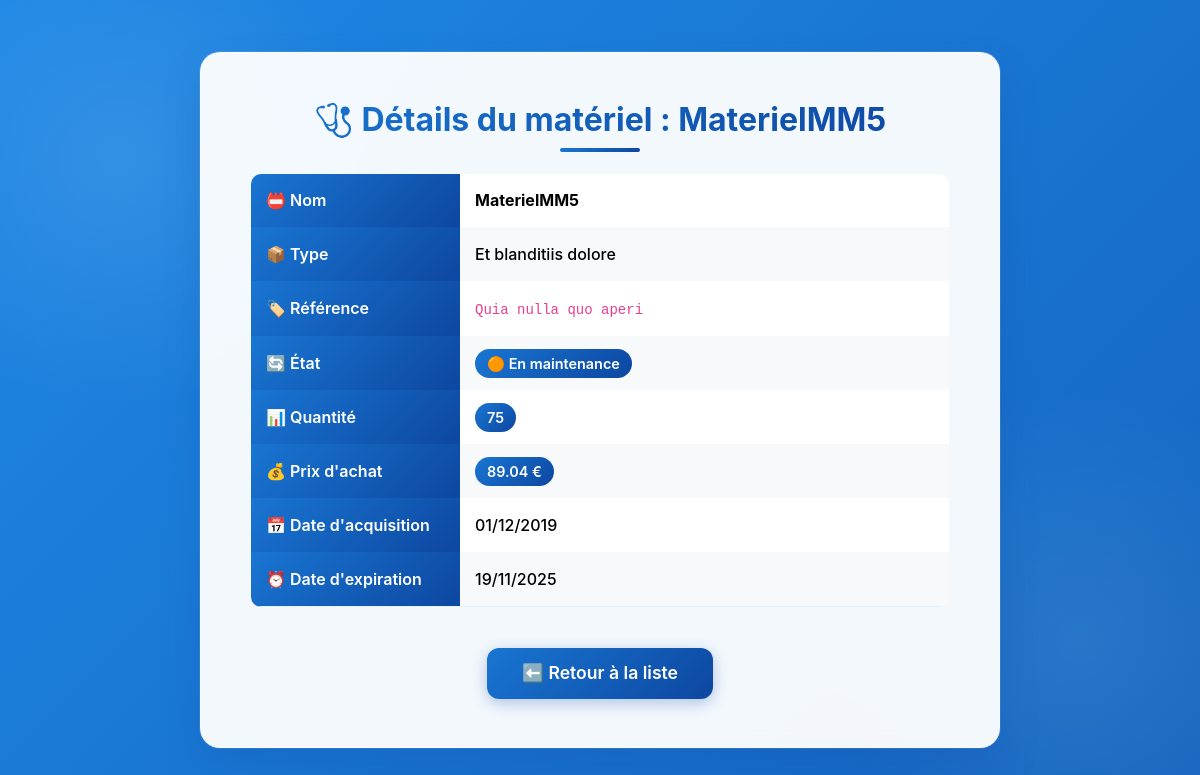
The app's page /detail/14/ with its own data.
### MaterialsApp/models.py (models this page shows, shortened)
class MaterielMedical(models.Model):
    IdMaterial = models.AutoField(primary_key=True)
    Nom = models.CharField(max_length=100)
    Type = models.CharField(max_length=50)
    Reference = models.CharField(max_length=50)
    Etat = models.CharField(
        max_length=20,
        choices=EtatMateriel.choices,
        default=EtatMateriel.EN_SERVICE
    )
    Quantite = models.PositiveIntegerField()
    PrixAchat = models.DecimalField(max_digits=10, decimal_places=2)
    DateAcquisition = models.DateField()
    DateExpiration = models.DateField()

### MaterialsApp/views.py (the view)
# urls.py: path('detail/<int:pk>/', views.materiel_detail, name='materiel_detail'),
def materiel_detail(request, pk):
    materiel = get_object_or_404(MaterielMedical, IdMaterial=pk)
    return render(request, 'materiel/detail_materiel.html', {'materiel': materiel})

### templates/materiel/detail_materiel.html (shortened to what this page needs)
{% load static %}
<!DOCTYPE html>
<html lang="fr">
<head>
    <link rel="stylesheet" href="{% static 'css/bootstrap.min.css' %}">
    <link rel="stylesheet" href="{% static 'css/themify-icons.css' %}">
</head>
<body>
<div class="detail-section d-flex align-items-center justify-content-center min-vh-100">
    <div class="card p-5 detail-card">
        <h3 class="text-center detail-title">
            🩺 Détails du matériel : {{ materiel.Nom }}
        </h3>
        <table class="table table-striped table-hover detail-table">
            <tbody>
                <tr>
                    <th>📛 Nom</th>
                    <td><strong class="text-black">{{ materiel.Nom }}</strong></td>
                </tr>
                <tr>
                    <th>📦 Type</th>
                    <td class="text-black">{{ materiel.Type }}</td>
                </tr>
                <tr>
                    <th>🏷️ Référence</th>
                    <td class="text-black"><code>{{ materiel.Reference }}</code></td>
                </tr>
                <tr>
                    <th>🔄 État</th>
                    <td>
                        <span class="etat-badge">
                            {% if materiel.Etat == 'EN_SERVICE' %}🟢 En service
                            {% elif materiel.Etat == 'EN_MAINTENANCE' %}🟠 En maintenance
                            {% elif materiel.Etat == 'HORS_SERVICE' %}🔴 Hors service
                            {% elif materiel.Etat == 'EN_PRET' %}🔵 En prêt
                            {% endif %}
                        </span>
                    </td>
                </tr>
                <tr>
                    <th>📊 Quantité</th>
                    <td><span class="quantite-badge">{{ materiel.Quantite }}</span></td>
                </tr>
                <tr>
                    <th>💰 Prix d'achat</th>
                    <td><span class="prix-badge">{{ materiel.PrixAchat }} €</span></td>
                </tr>
                <tr>
                    <th>📅 Date d'acquisition</th>
                    <td class="text-black">{{ materiel.DateAcquisition|date:"d/m/Y" }}</td>
                </tr>
                <tr>
                    <th>⏰ Date d'expiration</th>
                    <td>
                        <span class="{% if materiel.DateExpiration < today %}text-danger{% else %}text-black{% endif %}">
                            {{ materiel.DateExpiration|date:"d/m/Y" }}
                        </span>
                    </td>
                </tr>
            </tbody>
        </table>
        <div class="text-center mt-4">
            <a href="{% url 'liste_materiels' %}" class="btn btn-back">
                ⬅ Retour à la liste
            </a>
        </div>
    </div>
</div>
</body>
</html>

### templates/materiel/detail_materiel.html (style rules this page uses)
.detail-section { display: flex; align-items: center; justify-content: center; min-height: 100vh; padding: 40px 15px; position: relative; overflow: hidden; background: linear-gradient(135deg, #1e88e5 0%, #1565c0 25%, #0d47a1 50%, #1565c0 75%, #1e88e5 100%); background-size: 400% 400%; animation: gradientShift 8s ease infinite; }
.detail-section::before { content: ''; position: absolute; top: 0; left: 0; right: 0; bottom: 0; background-image: radial-gradient(circle at 10% 20%, rgba(255, 255, 255, 0.1) 0%, transparent 20%), radial-gradient(circle at 90% 80%, rgba(255, 255, 255, 0.08) 0%, transparent 20%), radial-gradient(circle at 30% 70%, rgba(255, 255, 255, 0.06) 0%, transparent 15%), radial-gradient(circle at 70% 30%, rgba(255, 255, 255, 0.04) 0%, transparent 15%); animation: float 8s ease-in-out infinite; }
.detail-card { box-shadow: 0 20px 40px rgba(13, 71, 161, 0.2), 0 0 0 1px rgba(255, 255, 255, 0.1), inset 0 1px 0 rgba(255, 255, 255, 0.2); border: none; border-radius: 20px; background: rgba(255, 255, 255, 0.95); backdrop-filter: blur(15px); position: relative; z-index: 1; transform: translateY(0); transition: all 0.3s ease; border: 1px solid rgba(255, 255, 255, 0.3); max-width: 800px; width: 100%; }
.btn-back { transition: all 0.3s ease; padding: 12px 35px; font-weight: 600; background: linear-gradient(135deg, #1976d2, #0d47a1); border: none; border-radius: 12px; color: white; position: relative; overflow: hidden; font-size: 1.1rem; box-shadow: 0 4px 15px rgba(13, 71, 161, 0.3); text-decoration: none; display: inline-block; }
.btn-back::before { content: ''; position: absolute; top: 0; left: -100%; width: 100%; height: 100%; background: linear-gradient(90deg, transparent, rgba(255, 255, 255, 0.2), transparent); transition: left 0.6s; }
.detail-card { animation: cardEntrance 0.8s ease-out; }
.detail-table { border-radius: 12px; overflow: hidden; border: 2px solid #e3f2fd; }
.detail-table th { background: linear-gradient(135deg, #1976d2, #0d47a1); color: white; font-weight: 600; padding: 15px; border: none; width: 30%; }
.detail-table td { background: white; padding: 15px; border: none; font-weight: 500; color: #000000; }
.detail-table tr:nth-child(even) td { background: #f8f9fa; }
.detail-title { background: linear-gradient(135deg, #1976d2, #0d47a1); -webkit-background-clip: text; -webkit-text-fill-color: transparent; background-clip: text; font-weight: 700; position: relative; font-size: 2rem; margin-bottom: 2rem !important; }
.detail-title::after { content: ''; position: absolute; bottom: -12px; left: 50%; transform: translateX(-50%); width: 80px; height: 4px; background: linear-gradient(135deg, #1976d2, #0d47a1); border-radius: 2px; }
.etat-badge { padding: 6px 12px; border-radius: 20px; font-weight: 600; font-size: 0.9rem; background: linear-gradient(135deg, #1976d2, #0d47a1); color: white; }
.quantite-badge { background: linear-gradient(135deg, #1976d2, #0d47a1); color: white; padding: 6px 12px; border-radius: 20px; font-weight: 600; font-size: 0.9rem; }
.prix-badge { background: linear-gradient(135deg, #1976d2, #0d47a1); color: white; padding: 6px 12px; border-radius: 20px; font-weight: 600; font-size: 0.9rem; }
.text-black { color: #000000 !important; }

### records on screen
MaterielMedical: Nom "MaterielMM5", Type "Et blanditiis dolore", Reference "Quia nulla quo aperi", Quantite "75", PrixAchat "89.04", DateAcquisition "01/12/2019", DateExpiration "19/11/2025"
